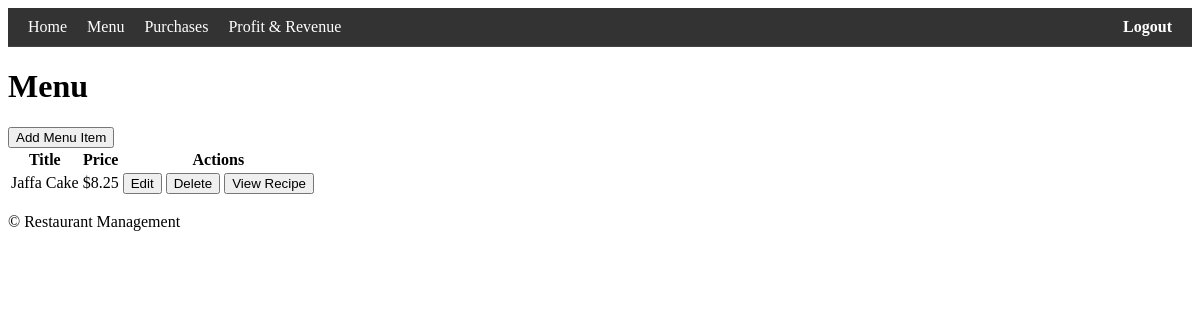
Before: /menu/ (signed in) with the older database file.
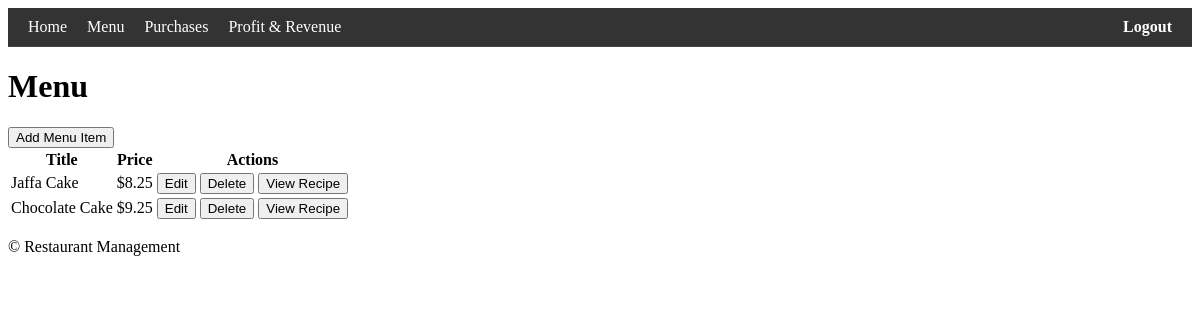
After: the same page with the newer database file.
### inventory/models.py (models this page shows, shortened)
class MenuItem(models.Model):
    title = models.CharField(max_length=100)  # name of menu item (e.g., "Orange Juice")
    price = models.DecimalField(
        max_digits=10, decimal_places=2
    )  # price of the menu item (e.g., 3.49)

### inventory/views.py (the view)
# urls.py: path("menu/", MenuListView.as_view(), name="menu-list"),
class MenuListView(LoginRequiredMixin, ListView):
    model = MenuItem
    template_name = "inventory/menu_list.html"
    context_object_name = "menu_items"

### inventory/templates/inventory/menu_list.html (shortened to what this page needs)
{% extends 'base.html' %}
{% block content %}
<h1>Menu</h1>
<a href="{% url 'menu-add' %}"><button>Add Menu Item</button></a>
<table>
    <thead>
        <tr>
            <th>Title</th>
            <th>Price</th>
            <th>Actions</th>
        </tr>
    </thead>
    <tbody>
        {% for menu_item in menu_items %}
        <tr>
            <td>{{ menu_item.title }}</td>
            <td>${{ menu_item.price }}</td>
            <td>
                <a href="{% url 'menu-edit' menu_item.pk %}"><button>Edit</button></a>
                <a href="{% url 'menu-delete' menu_item.pk %}"><button>Delete</button></a>
                <a href="{% url 'recipe-requirements' menu_item.pk %}"><button>View Recipe</button></a>
            </td>
        </tr>
        {% endfor %}
    </tbody>
</table>
{% endblock %}

Changed rows visible on the page:
added MenuItem: title "Chocolate Cake", price "9.25"
